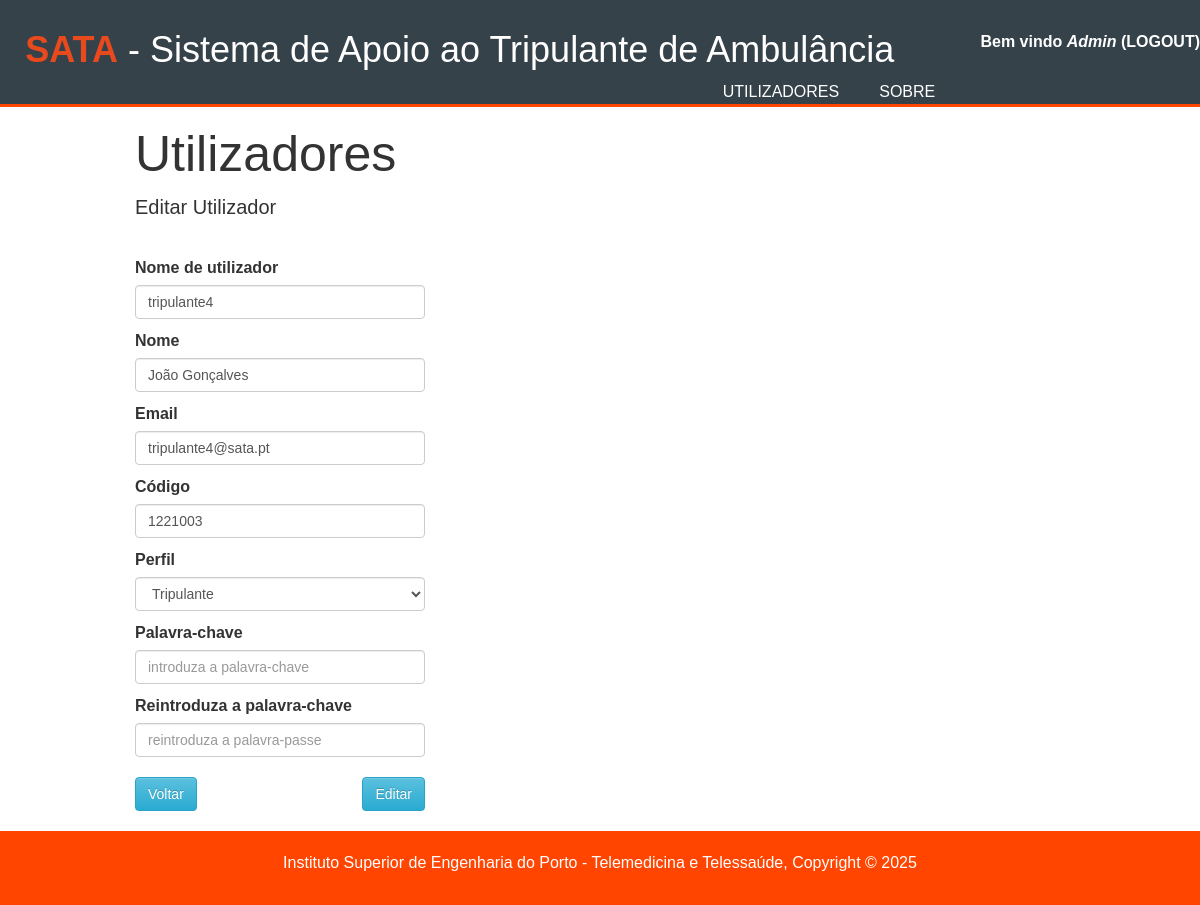
Page /Código/utilizadores/editar.php?id=5 (signed in) on the committed database.
### tables this page shows
CREATE TABLE utilizador (
   id					INT 			NOT NULL AUTO_INCREMENT,
   id_perfil			INT 			NOT NULL,
   username 			VARCHAR(256) 	NOT NULL UNIQUE,
   password 			VARCHAR(256) 	NOT NULL,
   email 				VARCHAR(256) 	NOT NULL UNIQUE,
   nome 				VARCHAR(256) 	NOT NULL,
   codigo				VARCHAR(256) 	NOT NULL,
   ativo 				BOOLEAN			NOT NULL,
   PRIMARY KEY (id),
   FOREIGN KEY (id_perfil) 			REFERENCES perfil (id)
);

### Código/code/session.php (called while the page is built, shortened)
<?php
	require_once "db_config.php";
	if(isset($_SESSION['login_user']) && !empty($_SESSION['login_user'])) {
		$user_check=$_SESSION['login_user'];
		$query = "SELECT id, id_perfil, nome FROM utilizador WHERE username='$user_check' AND ativo = true";
		$res = mysqli_query($conn, $query);
		$row = mysqli_fetch_row($res);
		$login_session_perfil = $row[1];
		$login_session = $row[2];
	} else {
		mysqli_close($conn);
		header('Location: index.php');
	}
?>

### Código/utilizadores/editar.php (the view, shortened to what this page needs)
<?php
	require_once('../code/db_config.php');
	require_once('../code/session.php');
	if(isset($_GET['id']))
	{
		$id = $_GET['id'];
		$query = "SELECT * FROM utilizador u WHERE u.id = $id AND ativo = TRUE";
		$res = mysqli_query ($conn, $query);
		$row = mysqli_fetch_array($res);
		$nome = $row['nome'];
		$username = $row['username'];
		$email = $row['email'];
		$codigo = $row['codigo'];
		$id_perfil = '';
	}
?>
<!DOCTYPE html>
<html>
	<head>
		<link rel="stylesheet" href="https://maxcdn.bootstrapcdn.com/bootstrap/3.3.2/css/bootstrap.min.css">
		<link rel="stylesheet" href="https://maxcdn.bootstrapcdn.com/bootstrap/3.3.2/css/bootstrap-theme.min.css">
		<link rel="stylesheet" href="https://cdnjs.cloudflare.com/ajax/libs/font-awesome/4.7.0/css/font-awesome.min.css">
		<link rel="stylesheet" type="text/css" media="screen" href="../css/style.css" />
	</head>
	<body>
		<?php include '../header.php'; ?>
		<section id="showcase">
			<div class="container">
				<h1>Utilizadores</h1>
				<p>Editar Utilizador</p>
				<form action="editar.php?id=<?= $id?>" class="form" method="POST">
					<div class="row">
						<div class="col-sm-4">
							<label for="username">Nome de utilizador</label>
							<input class = "form-control" type="text" name="username"
								value="<?php echo htmlspecialchars($username)?>"
								placeholder="" autocomplete="off" required
								oninvalid="this.setCustomValidity('Nome de utilizador obrigatório')" oninput="this.setCustomValidity('')">
							<label for="nome">Nome</label>
							<input class = "form-control" type="text" name="nome"
								value="<?php echo htmlspecialchars($nome)?>"
								placeholder="" autocomplete="off" required
								oninvalid="this.setCustomValidity('Nome obrigatório')" oninput="this.setCustomValidity('')">
							<label for="email">Email</label>
							<input class = "form-control" type="email" name="email"
								value="<?php echo htmlspecialchars($email)?>"
								placeholder="" autocomplete="off"  required
								oninvalid="this.setCustomValidity('Email obrigatório')" oninput="this.setCustomValidity('')">
							<label for="codigo">Código</label>
							<input class = "form-control" type="text" name="codigo"
								value="<?php echo htmlspecialchars($codigo)?>"
								placeholder="" autocomplete="off" required
								oninvalid="this.setCustomValidity('Código obrigatório')" oninput="this.setCustomValidity('')">
							<label for="perfil">Perfil</label>
							<select name="id_perfil" class = "form-control">
								<option value="20" <?php ($id_perfil == 20) ? "selected=\"selected\"" : "" ?>>Tripulante</option>
							</select>
							<label for="password" style="margin-top: 10px;">Palavra-chave</label>
							<input class = "form-control" type="password" name="password"
								value="" placeholder="introduza a palavra-chave" autocomplete="off">
							<label for="password2" style="margin-top: 10px;">Reintroduza a palavra-chave</label>
							<input class = "form-control" type="password" name="confirmar_password"
								value="" placeholder="reintroduza a palavra-passe" autocomplete="off">
							<div class="row" style="margin-top: 20px;">
								<div class="col-md-6" style="text-align: left;">
									<input class="btn btn-info" type="submit" name="voltar" value="Voltar" />
								</div>
								<div class="col-md-6" style="text-align: right;">
									<input class="btn btn-info" type="submit" name="editarUtilizador" value="Editar" />
								</div>
							</div>
						</div>
					</div>
				</form>
			</div>
		</section>
		<?php include '../footer.php'; ?>
	</body>
</html>

### Código/header.php (shortened to what this page needs)
<header>
	<div style="float:right;">
		<b id="welcome">Bem vindo <i><?php echo $login_session; ?></i></b>
		<b id="logout"><a href="/sata/code/logout.php">(logout)</a></b>
	</div>
	<div class="container">
		<div id="branding">
			<h1><span class="highlight">SATA</span> - Sistema de Apoio ao Tripulante de Ambulância</h1>
		</div>
		<nav>
			<ul>
				<?php
					if ($login_session_perfil == 10) {
						echo "<li><a href=\"/sata/utilizadores/listar.php\">Utilizadores</a></li>";
					}
				?>
				<li><a href="/sata/sobre.php">Sobre</a></li>
			</ul>
		</nav>
	</div>
</header>

### Código/css/style.css (style rules this page uses)
body { font-family: Arial, Helvetica, sans-serif; line-height: 1.5; font-size: 16px; padding: 0px; margin: 0 px; background-color: #f4f4f4; }
.container { width: 80%; margin: auto; overflow: hidden; }
ul { margin: 0px; padding: 0px; }
header { background: #35424a; color: white; padding-top: 30px; min-height: 70px; border-bottom: orangered solid 3px; }
header a { color: #ffffff; text-decoration: none; text-transform: uppercase; font-size: 16px; }
header li { float: left; display: inline; padding: 0px 20px 0px 20px; }
header #branding { float: left; }
header #branding h1 { margin: 0px; }
header nav { float: right; margin-top: 10px; }
header .highlight, header .current a { color: #e8491d; font-weight: bold; }
#showcase { min-height: 600px; }
#showcase h1 { font-size: 50px; margin-bottom: 10px; }
#showcase p { font-size: 20px; }
body { background-color: white; -webkit-user-select: none; -moz-user-select: none; user-select: none; }
input, button { height: 34px; }

### rows in the picture
utilizador: nome "Admin"
utilizador: username "tripulante4", nome "João Gonçalves", email "tripulante4@sata.pt", codigo "1221003"
